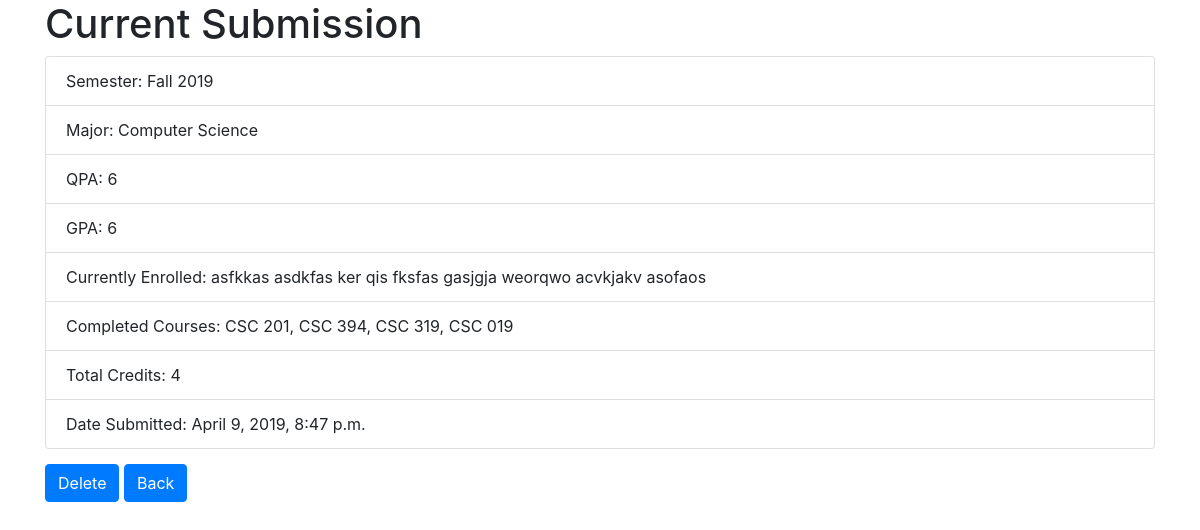
/advising/view/ (signed in), run on the app's committed database.
### advising/models.py (models this page shows)
class Advising(models.Model):
    semester = models.CharField("Semester", max_length = 100,choices=semesters)
    major = models.CharField("Major", max_length = 100,choices=majors)
    QPA = models.CharField("QPA", max_length=100)
    GPA = models.CharField("GPA", max_length=100)
    currently_enrolled = models.TextField("Currently Enrolled")
    completed_courses = models.TextField("Completed Courses")
    total_credits = models.PositiveIntegerField("Total Credits", default = 0)
    date_submitted = models.DateTimeField("Date Submitted", default=timezone.now)
    author = models.CharField("Author EMPLID", max_length=100, unique=True)
    status = models.IntegerField("Status", default = 0)

### advising/views.py (the view)
# urls.py: path('view/', views.view_advising, name='view_advising'),
def view_advising(request):
    a_form = list(Advising.objects.filter(author = request.user.EMPLID))[0]
    if request.method == "POST":
        Advising.objects.filter(author = request.user.EMPLID).delete()
        return redirect('home')
    return render(request, 'view_advising.html', {
        'semester' : a_form.semester,
        'major' : a_form.major,
        'QPA' : a_form.QPA,
        'GPA' : a_form.QPA,
        'currently_enrolled' : a_form.currently_enrolled,
        'completed_courses' : a_form.completed_courses,
        'total_credits' : a_form.total_credits,
        'date_submitted' : a_form.date_submitted
    })

### templates/view_advising.html
{% extends 'base.html' %}
{% block content %}
<div class='container'>
  <h1>Current Submission</h1>
  <ul class='list-group'>
    <li class="list-group-item">Semester: {{ semester }}</li>
    <li class="list-group-item">Major: {{ major }}</li>
    <li class="list-group-item">QPA: {{ QPA }}</li>
    <li class="list-group-item">GPA: {{ GPA }}</li>
    <li class="list-group-item">Currently Enrolled: {{ currently_enrolled }}</li>
    <li class="list-group-item">Completed Courses: {{ completed_courses }}</li>
    <li class="list-group-item">Total Credits: {{ total_credits }}</li>
    <li class="list-group-item">Date Submitted: {{ date_submitted }}</li>
  </ul>
</div>
<div class='container' style='padding:15px'>
  <form method="POST">{% csrf_token %}
    <button class='btn btn-primary' type="submit button">Delete</button>
    <a href={% url 'home' %} class='btn btn-primary' type='btn'>Back</a>
  </form>
</div>
{% endblock %}

### static/css/style.css (style rules this page uses)
html, body { height: 100%; }

### data on the page
Advising: semester "Fall 2019", major "Computer Science", currently_enrolled "asfkkas asdkfas ker qis fksfas gasjgja weorqwo acvkjakv asofaos", completed_courses "CSC 201, CSC 394, CSC 319, CSC 019", date_submitted "April 9, 2019, 8:47 p.m."

### other printed values
{{ QPA }} "6"
{{ GPA }} "6"
{{ total_credits }} "4"
